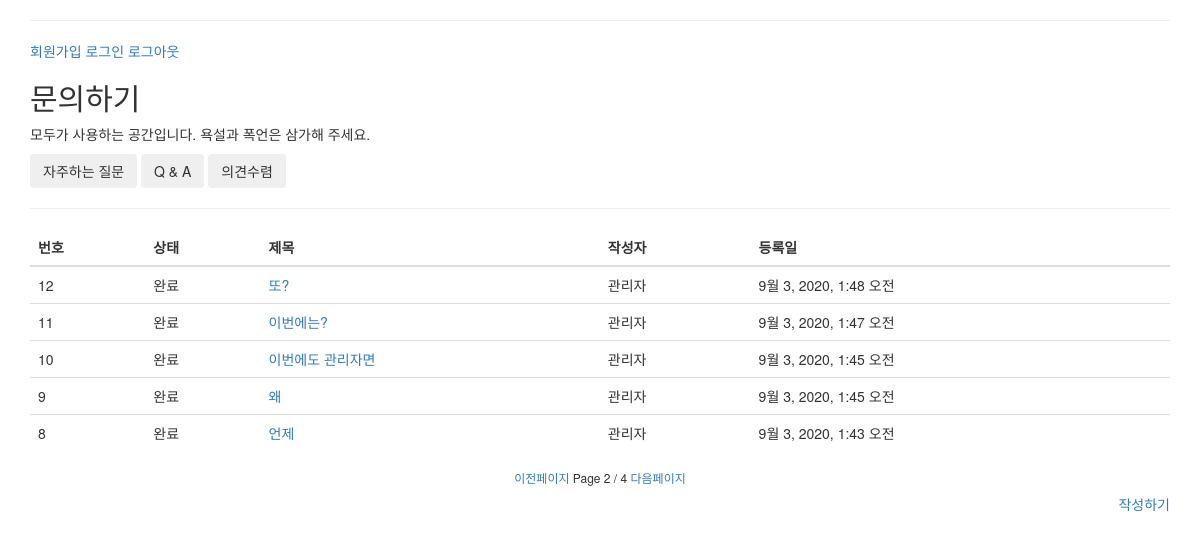
Page /qnaapp/?page=2 on the committed database.
### qnaapp/models.py (models this page shows)
class Qnaboard(models.Model):
    qnawriter = models.ForeignKey('Users', db_column='userEmail', blank=False, null=False, on_delete=models.CASCADE)
    title = models.CharField(max_length=20)
    nickName = models.CharField(max_length=20)
    content = models.TextField()
    created_at = models.DateTimeField(auto_now_add=True)
    admin_content = models.TextField()

class Users(models.Model):
    useremail = models.EmailField(max_length=30, primary_key=True, verbose_name="이메일(아이디)")
    username = models.CharField(max_length=12, verbose_name="닉네임")
    password = models.CharField(max_length=12, verbose_name="비밀번호")
    registerDate = models.DateField(auto_now_add=True, verbose_name="가입시간", null=True)

### qnaapp/views.py (the view)
# urls.py: path("", views.qnaread, name="qnaread"),
def qnaread(request):
    page = request.GET.get('page', 1)
    qnalist = Qnaboard.objects.all()
    paginator = Paginator(qnalist[::-1], 5)
    qnalistpage = paginator.get_page(page)
    context = {"qnalist": qnalistpage}
    return render(request, "qnaboard.html", context)

### qnaapp/templates/qnaboard.html (shortened to what this page needs)
<!DOCTYPE html>
<html lang="en">
<head>
    <link rel="stylesheet" href="https://maxcdn.bootstrapcdn.com/bootstrap/3.4.1/css/bootstrap.min.css">
</head>
<body>
    <div class="container">
        <hr>
        <a href="{% url 'qnaregister' %}">회원가입</a>
        <a href="{% url 'qnalogin' %}">로그인</a>
        <a href="{% url 'qnalogout' %}">로그아웃</a>
      <h2>문의하기</h2>
      <p>모두가 사용하는 공간입니다. 욕설과 폭언은 삼가해 주세요.</p>
      <button type="button" class="btn btn-outline-secondary">자주하는 질문</button>
      <button type="button" class="btn btn-outline-secondary">Q & A</button>
      <button type="button" class="btn btn-outline-secondary">의견수렴</button>
        <hr>
      <table class="table">
        <thead>
          <tr>
            <th>번호</th>
            <th>상태</th>
            <th>제목</th>
            <th>작성자</th>
            <th>등록일</th>
          </tr>
        </thead>
        <tbody>
        {%for qnaboard in qnalist %}
          <tr>
            <td>{{qnaboard.pk}}</td>
            <td>
                {% if qnaboard.admin_content == "" %}
                대기
                {% else %}
                완료
                {% endif %}
            </td>
            <td><a href="{% url 'qnadetail' qnaboard.pk %}">{{ qnaboard.title }}</a></td>
            <td>{{qnaboard.qnawriter.username}}</td>
            <td>{{qnaboard.created_at}}</td>
          </tr>
        {% endfor %}
        </tbody>
      </table>
    <h6 class="text-center">
        {% if qnalist.has_previous %}
            <a href="?page={{qnalist.number|add:-1}}">이전페이지</a>
        {% endif %}
            Page {{qnalist.number}} / {{ qnalist.paginator.num_pages}}
        {% if qnalist.has_next %}
            <a href="?page={{qnalist.number|add:+1}}">다음페이지</a>
        {% endif %}
    </h6>
      <div style = "text-align: right">
          <a href="{% url 'qnacreate' %}">작성하기</a>
      </div>
    </div>
</body>
</html>

### rows in the picture
Qnaboard: pk "12", admin_content "완료", title "또?", qnawriter.username "관리자", created_at "9월 3, 2020, 1:48 오전"
Qnaboard: pk "11", admin_content "완료", title "이번에는?", qnawriter.username "관리자", created_at "9월 3, 2020, 1:47 오전"
Qnaboard: pk "10", admin_content "완료", title "이번에도 관리자면", qnawriter.username "관리자", created_at "9월 3, 2020, 1:45 오전"
Qnaboard: pk "9", admin_content "완료", title "왜", qnawriter.username "관리자", created_at "9월 3, 2020, 1:45 오전"
Qnaboard: pk "8", admin_content "완료", title "언제", qnawriter.username "관리자", created_at "9월 3, 2020, 1:43 오전"

### other values in the picture
{{ qnalist.number }} "2"
{{ qnalist.paginator.num_pages }} "4"
